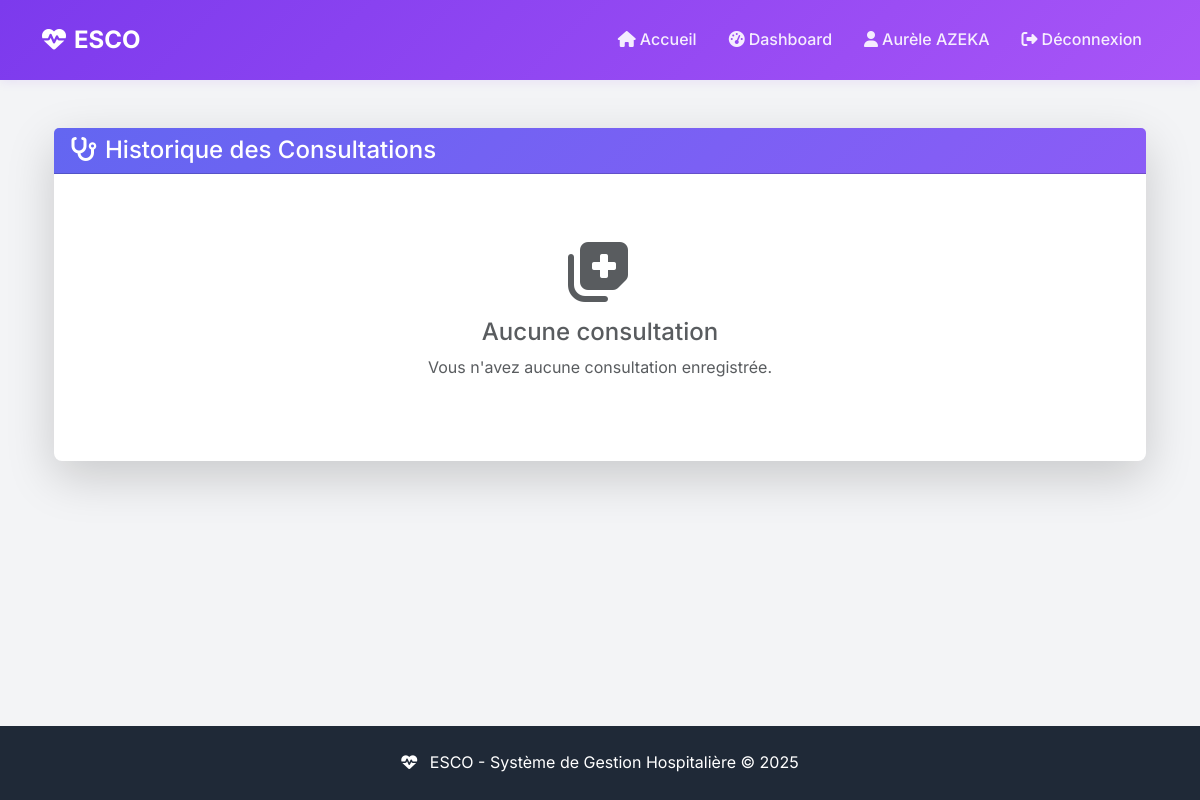
Before: /mes-consultations/ (signed in) with the older database file.
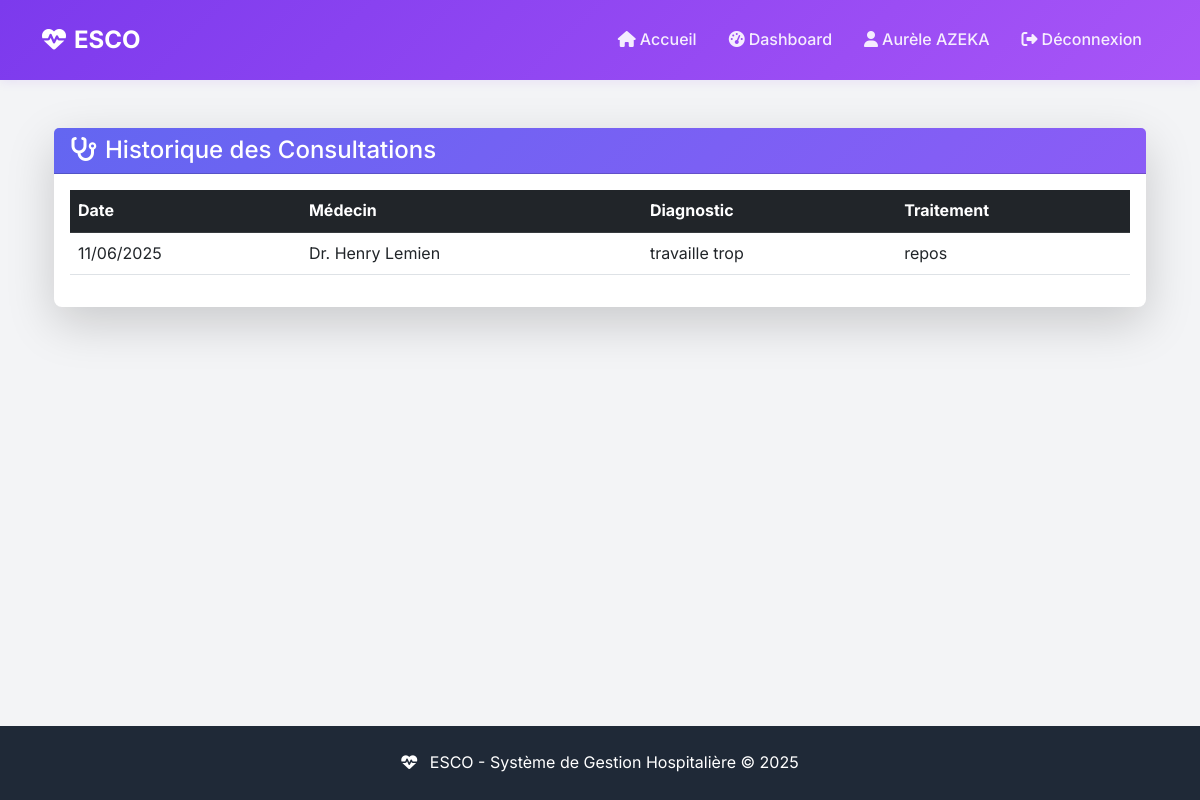
After: the same page with the newer database file.
### main/models.py (models this page shows, shortened)
class Consultation(models.Model):
    rdv = models.OneToOneField(RendezVous, on_delete=models.CASCADE)
    symptomes = models.TextField(blank=True, null=True)
    diagnostic = models.TextField(blank=True, null=True)
    traitement = models.TextField(blank=True, null=True)
    observations = models.TextField(blank=True, null=True)
    created_at = models.DateTimeField(auto_now_add=True)
    updated_at = models.DateTimeField(auto_now=True)

class RendezVous(models.Model):
    STATUS_CHOICES = [
        ('programme', 'Programmé'),
        ('confirme', 'Confirmé'),
        ('en_cours', 'En cours'),
        ('termine', 'Terminé'),
        ('annule', 'Annulé'),
    ]
    patient = models.ForeignKey(CustomUser, on_delete=models.CASCADE, related_name='rdv_patient')
    medecin = models.ForeignKey(CustomUser, on_delete=models.CASCADE, related_name='rdv_medecin')
    date_rdv = models.DateField()
    heure_rdv = models.TimeField()
    motif = models.TextField()
    status = models.CharField(max_length=20, choices=STATUS_CHOICES, default='programme')
    notes = models.TextField(blank=True, null=True)
    created_at = models.DateTimeField(auto_now_add=True)
    updated_at = models.DateTimeField(auto_now=True)
    class Meta:
        verbose_name = "Rendez-vous"
        verbose_name_plural = "Rendez-vous"
        ordering = ['-date_rdv', '-heure_rdv']

class CustomUser(AbstractUser):
    ROLES = [
        ('patient', 'Patient'),
        ('docteur', 'Médecin'),
        ('infirmier', 'Infirmier'),
        ('secretaire', 'Secrétaire'),
        ('administrateur', 'Administrateur'),
    ]
    user_id = models.CharField(max_length=20, unique=True, blank=True, null=True)
    role = models.CharField(max_length=20, choices=ROLES, default='patient')
    telephone = models.CharField(max_length=15, blank=True, null=True)
    adresse = models.TextField(blank=True, null=True)
    date_naissance = models.DateField(blank=True, null=True)
    specialite = models.CharField(max_length=100, blank=True, null=True)
    numero_licence = models.CharField(max_length=50, blank=True, null=True)

### main/views.py (the view)
        def _wrapped_view(request, *args, **kwargs):
            if not request.user.is_authenticated:
                return redirect('login')
            if request.user.role not in allowed_roles:
                raise PermissionDenied("Vous n'avez pas les permissions pour accéder à cette page.")
            return view_func(request, *args, **kwargs)

### main/views.py (called while the page is built)
def role_required(allowed_roles):
    def decorator(view_func):
        def _wrapped_view(request, *args, **kwargs):
            if not request.user.is_authenticated:
                return redirect('login')
            if request.user.role not in allowed_roles:
                raise PermissionDenied("Vous n'avez pas les permissions pour accéder à cette page.")
            return view_func(request, *args, **kwargs)
        return _wrapped_view
    return decorator

@role_required(['patient'])
def mes_consultations(request):
    try:
        consultations_list = Consultation.objects.filter(
            rdv__patient=request.user
        ).order_by('-rdv__date_rdv')
        context = {
            'consultations_list': consultations_list,
            'user': request.user
        }
        return render(request, 'consultations.html', context)
    except Exception as e:
        messages.error(request, f"Erreur lors du chargement des consultations: {str(e)}")
        return redirect('dashboard_patient')

### main/templates/consultations.html (shortened to what this page needs)
{% extends 'base.html' %}
{% load static %}
{% block content %}
<div class="container-fluid py-4">
    <div class="row">
        <div class="col-12">
            <div class="card shadow-lg border-0 rounded-3">
                <div class="card-header text-white" style="background: linear-gradient(135deg, #6366f1 0%, #8b5cf6 100%);">
                    <h4 class="mb-0">
                        <i class="fas fa-stethoscope me-2"></i>Historique des Consultations
                    </h4>
                </div>
                <div class="card-body">
                    {% if consultations_list %}
                        <div class="table-responsive">
                            <table class="table table-hover">
                                <thead class="table-dark">
                                    <tr>
                                        <th>Date</th>
                                        <th>Médecin</th>
                                        <th>Diagnostic</th>
                                        <th>Traitement</th>
                                    </tr>
                                </thead>
                                <tbody>
                                    {% for consultation in consultations_list %}
                                    <tr>
                                        <td>{{ consultation.rdv.date_rdv|date:"d/m/Y" }}</td>
                                        <td>Dr. {{ consultation.rdv.medecin.first_name }} {{ consultation.rdv.medecin.last_name }}</td>
                                        <td>{{ consultation.diagnostic|truncatewords:10|default:"Non renseigné" }}</td>
                                        <td>{{ consultation.traitement|truncatewords:10|default:"Non renseigné" }}</td>
                                    </tr>
                                    {% endfor %}
                                </tbody>
                            </table>
                        </div>
                    {% else %}
                        <div class="text-center py-5">
                            <i class="fas fa-notes-medical fa-4x text-muted mb-3"></i>
                            <h4 class="text-muted">Aucune consultation</h4>
                            <p class="text-muted">Vous n'avez aucune consultation enregistrée.</p>
                        </div>
                    {% endif %}
                </div>
            </div>
        </div>
    </div>
</div>
{% endblock %}

Changed rows visible on the page:
added Consultation: rdv.date_rdv "11/06/2025", rdv.medecin.first_name "Henry", rdv.medecin.last_name "Lemien", diagnostic "travaille trop", traitement "repos"
Other visible differences:
text no longer shown: "Aucune consultation Vous n'avez aucune consultation enregistrée."
text now shown: "Date Médecin Diagnostic Traitement"
